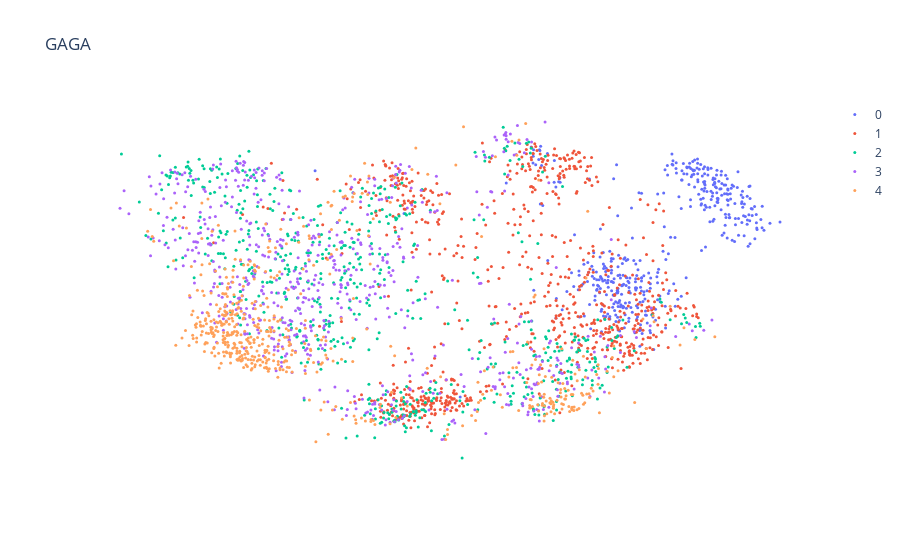
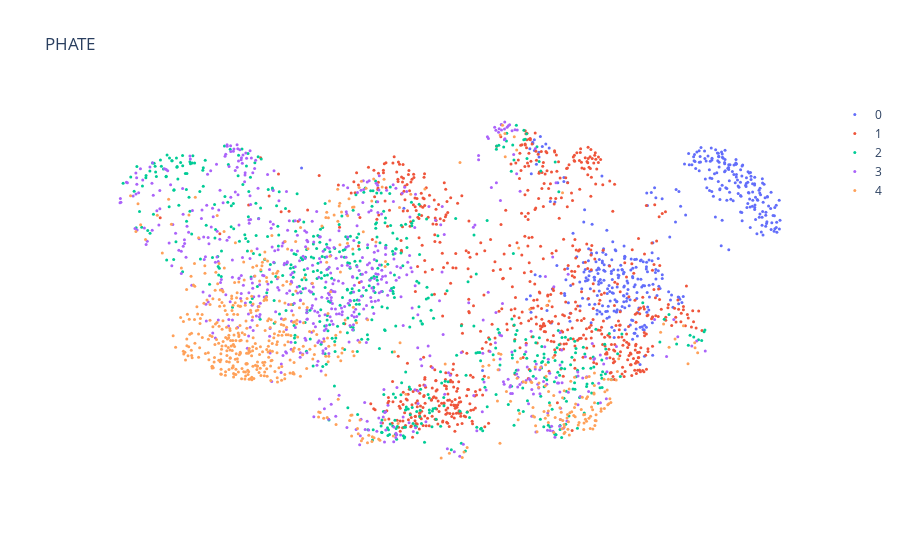

The cell these charts' notebook holds for them, in order:
### Code cell
cfg_main_data_name = 'EB_heatgeo_Harnack.75'

# results_path = f'results/{cfg_main.data_name}/{cfg_main.dimensions_latent}'
# pathlib.Path(results_path).mkdir(parents=True, exist_ok=True)

wandb.login()
api = wandb.Api()

entity = "xingzhis"
project = "dmae"
sweep_id = cfg_main_ae_sweep_id
sweep = api.sweep(f"{entity}/{project}/{sweep_id}")
# Initialize an empty list to store run data
runs_data = []

for run in sweep.runs:
    # Extract metrics and configs
    metrics = run.summary._json_dict
    configs = run.config
    
    # Combine metrics and configs, and add run ID
    combined_data = {**metrics, **configs, "run_id": run.id}
    
    # Append the combined data to the list
    runs_data.append(combined_data)

# Create a DataFrame from the runs data
df = pd.DataFrame(runs_data)

data_name = cfg_main_data_name
# run_ids = df[(df['data.name'] == data_name) & (df['cfg/loss/weights/cycle'] == 1.) & (df['cfg/dimensions/latent'] == 3)]['run_id']
run_ids = df[(df['data.name'] == data_name) & (df['loss.weights.cycle'] == cfg_main_weights_cycle) & (df['dimensions.latent'] == cfg_main_dimensions_latent) & (df['cfg/loss/weights/reconstr']==0.01) & (df['cfg/loss/weights/dist']==77.4)]['run_id']
assert len(run_ids) == 1
run_id = run_ids.iloc[0]
run = api.run(f"{entity}/{project}/{run_id}")
# run = api.run(f"{entity}/{project}/{run_id}")
folder_path = '../../src/wandb/'
cfg = OmegaConf.create(run.config)
folder_list = glob.glob(f"{folder_path}*{run.id}*")
ckpt_files = glob.glob(f"{folder_list[0]}/files/*.ckpt")
ckpt_path = ckpt_files[0]
cfg.data.root = '../' + cfg.data.root
model = Autoencoder.load_from_checkpoint(ckpt_path)
data = np.load(f"{cfg.data.root}/{cfg.data.name}{cfg.data.filetype}", allow_pickle=True)
with torch.no_grad():
    model.eval()
    x = torch.tensor(data['data'], dtype=torch.float32, device=model.device)
    z = model.encoder(x)
    xh = model.decoder(z)
    zhh = model.encoder(xh)
zc = z.cpu().numpy()

proc = Procrustes()
z1, z2, disp = proc.fit_transform(data['phate'], zc)
scatter(z2, data['colors'], s=3, white_bkgrnd=True, ticks=False, rescale=True, title='GAGA').show()
scatter(data['phate'], data['colors'], s=3, white_bkgrnd=True, ticks=False, rescale=True, title='PHATE').show()
gaga_heatgeo_harnack, true_heatgeo_harnack = z2, data['phate']

### Figure 1 — Plotly figure (JSON) as saved in the notebook; plotly's stock layout.template omitted (floating-point values rounded to 4 significant figures; data arrays with more than 128 entries replaced by an {"elided": "..."} marker saying what was removed)
{"data": [{"marker": {"color": 0, "colorscale": [[0, "#440154"], [0.1111, "#482878"], [0.2222, "#3e4989"], [0.3333, "#31688e"], [0.4444, "#26828e"], [0.5556, "#1f9e89"], [0.6667, "#35b779"], [0.7778, "#6ece58"], [0.8889, "#b5de2b"], [1, "#fde725"]], "opacity": 1, "size": 3}, "mode": "markers", "name": "0", "type": "scatter", "x": {"elided": "419 float values"}, "y": {"elided": "419 float values"}}, {"marker": {"color": 1, "opacity": 1, "size": 3}, "mode": "markers", "name": "1", "type": "scatter", "x": {"elided": "758 float values"}, "y": {"elided": "758 float values"}}, {"marker": {"color": 2, "opacity": 1, "size": 3}, "mode": "markers", "name": "2", "type": "scatter", "x": {"elided": "598 float values"}, "y": {"elided": "598 float values"}}, {"marker": {"color": 3, "opacity": 1, "size": 3}, "mode": "markers", "name": "3", "type": "scatter", "x": {"elided": "652 float values"}, "y": {"elided": "652 float values"}}, {"marker": {"color": 4, "opacity": 1, "size": 3}, "mode": "markers", "name": "4", "type": "scatter", "x": {"elided": "573 float values"}, "y": {"elided": "573 float values"}}], "layout": {"paper_bgcolor": "white", "plot_bgcolor": "white", "scene": {"xaxis": {"title": {"text": "X"}}, "yaxis": {"title": {"text": "Y"}}}, "showlegend": true, "title": {"text": "GAGA"}, "xaxis": {"showgrid": false, "showline": false, "showticklabels": false, "ticks": "", "zeroline": false}, "yaxis": {"showgrid": false, "showline": false, "showticklabels": false, "ticks": "", "zeroline": false}}}

### Figure 2 — Plotly figure (JSON) as saved in the notebook; plotly's stock layout.template omitted (floating-point values rounded to 4 significant figures; data arrays with more than 128 entries replaced by an {"elided": "..."} marker saying what was removed)
{"data": [{"marker": {"color": 0, "colorscale": [[0, "#440154"], [0.1111, "#482878"], [0.2222, "#3e4989"], [0.3333, "#31688e"], [0.4444, "#26828e"], [0.5556, "#1f9e89"], [0.6667, "#35b779"], [0.7778, "#6ece58"], [0.8889, "#b5de2b"], [1, "#fde725"]], "opacity": 1, "size": 3}, "mode": "markers", "name": "0", "type": "scatter", "x": {"elided": "419 float values"}, "y": {"elided": "419 float values"}}, {"marker": {"color": 1, "opacity": 1, "size": 3}, "mode": "markers", "name": "1", "type": "scatter", "x": {"elided": "758 float values"}, "y": {"elided": "758 float values"}}, {"marker": {"color": 2, "opacity": 1, "size": 3}, "mode": "markers", "name": "2", "type": "scatter", "x": {"elided": "598 float values"}, "y": {"elided": "598 float values"}}, {"marker": {"color": 3, "opacity": 1, "size": 3}, "mode": "markers", "name": "3", "type": "scatter", "x": {"elided": "652 float values"}, "y": {"elided": "652 float values"}}, {"marker": {"color": 4, "opacity": 1, "size": 3}, "mode": "markers", "name": "4", "type": "scatter", "x": {"elided": "573 float values"}, "y": {"elided": "573 float values"}}], "layout": {"paper_bgcolor": "white", "plot_bgcolor": "white", "scene": {"xaxis": {"title": {"text": "X"}}, "yaxis": {"title": {"text": "Y"}}}, "showlegend": true, "title": {"text": "PHATE"}, "xaxis": {"showgrid": false, "showline": false, "showticklabels": false, "ticks": "", "zeroline": false}, "yaxis": {"showgrid": false, "showline": false, "showticklabels": false, "ticks": "", "zeroline": false}}}
